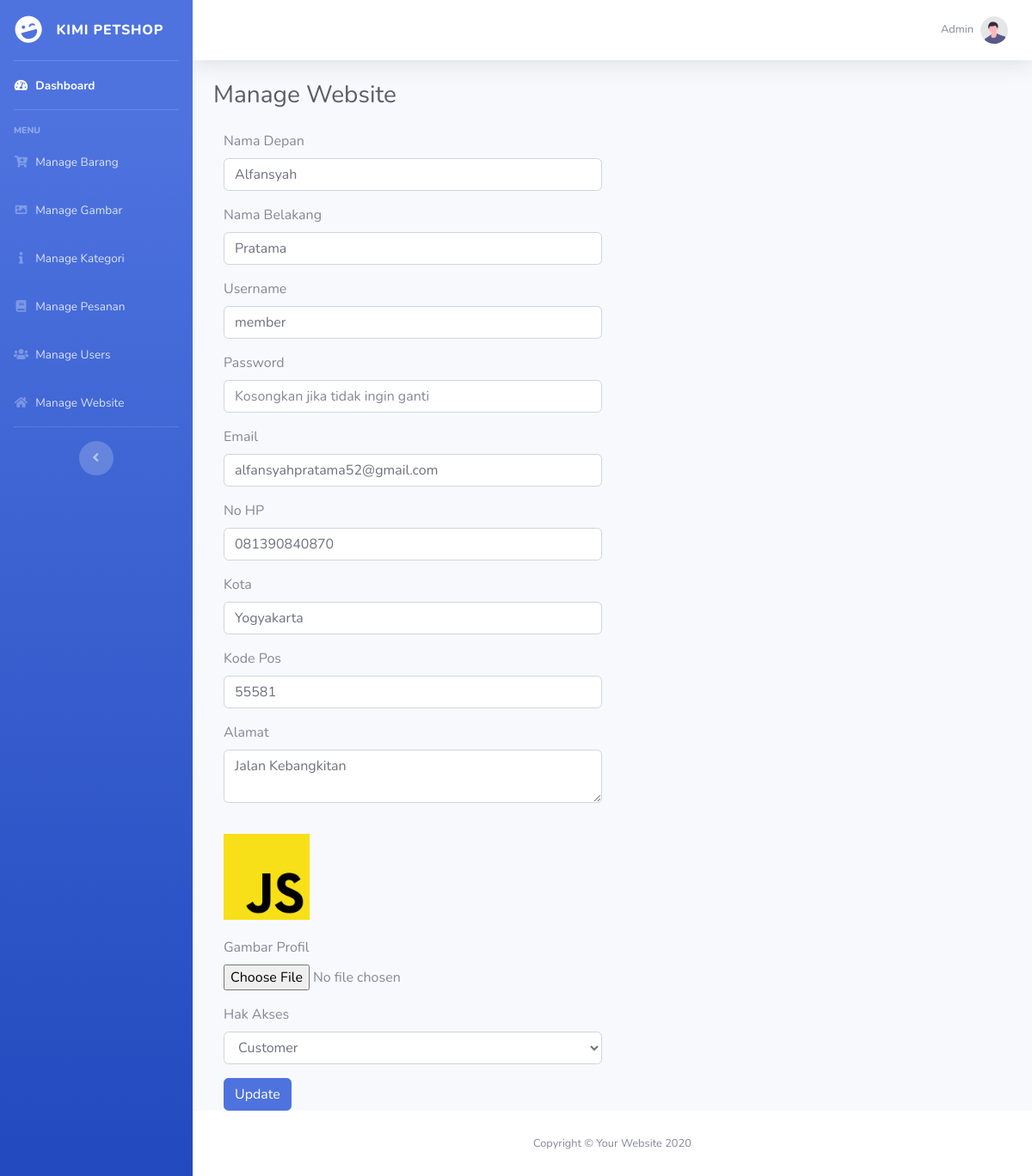
/action/edit_user.php?id=1 (signed in), run on the app's committed database.
### tables this page shows
CREATE TABLE `tbl_users` (
  `id_users` int(5) NOT NULL,
  `nama` varchar(100) NOT NULL,
  `nama_belakang` varchar(50) NOT NULL,
  `username` varchar(100) NOT NULL,
  `password` varchar(100) NOT NULL,
  `email` varchar(50) NOT NULL,
  `no_hp` varchar(20) NOT NULL,
  `kota` varchar(50) NOT NULL,
  `kode_post` varchar(10) NOT NULL,
  `alamat` text NOT NULL,
  `gambar` varchar(100) NOT NULL,
  `hak_akses` enum('0','1') NOT NULL
);

### action/connect.php (called while the page is built, shortened)
<?php
$baseURL = "http://localhost/olshop_petshop/";
?>

### action/edit_user.php (the view, shortened to what this page needs)
<?php
include '../action/connect.php';
function base_url($link){
    $link = empty($link) ? "" : $link;
    return "http://localhost/olshop_petshop/".$link;
}
$id_users =  $_GET['id'];
?>
<!DOCTYPE html>
<html>
<head>
    <link href="<?= base_url('assets_admin/') ?>vendor/fontawesome-free/css/all.min.css" rel="stylesheet" type="text/css">
    <link href="<?= base_url('assets_admin/') ?>css/sb-admin-2.min.css" rel="stylesheet">
    <link rel="stylesheet" type="text/css" href="<?= base_url('assets_admin/vendor/datatables/dataTables.bootstrap4.min.css') ?>">
</head>
<body id="page-top">
    <div id="wrapper">
        <?php
        include('../view/admin/layout/sidebar.php');
         ?>
        <div id="content-wrapper" class="d-flex flex-column">
            <div id="content">
                <?php
                include('../view/admin/layout/topbar.php');
                 ?>
                <div class="container-fluid">
                    <div class="d-sm-flex align-items-center justify-content-between mb-4">
                        <h1 class="h3 mb-0 text-gray-800">Manage Website</h1>
                    </div>
                    <?php
                    $query = "select * from tbl_users where id_users = $id_users   ";
                    $result = mysqli_query($conn,$query);
                    while($row = mysqli_fetch_assoc($result)){
                    ?>
                    <div class="col-md-6">
                        <form enctype="multipart/form-data" method="post" action="<?= $baseURL ?>action/update_user.php">
                            <div class="form-group">
                                <label>Nama Depan</label>
                                <input class="form-control" name="depan" value="<?= $row['nama'] ?>" />
                            </div>
                            <div class="form-group">
                                <label>Nama Belakang</label>
                                <input class="form-control" name="belakang" value="<?= $row['nama_belakang'] ?>" />
                            </div>
                            <div class="form-group">
                                <label>Username</label>
                                <input class="form-control" name="username" value="<?= $row['username'] ?>" />
                            </div>
                            <div class="form-group">
                                <label>Password</label>
                                <input type="text" class="form-control" name="password" value="" placeholder="Kosongkan jika tidak ingin ganti" />
                            </div>
                            <div class="form-group">
                                <label>Email</label>
                                <input type="email" class="form-control" name="email" value="<?= $row['email'] ?>" />
                            </div>
                            <div class="form-group">
                                <label>No HP</label>
                                <input type="number" class="form-control" name="no_hp" value="<?= $row['no_hp'] ?>" />
                            </div>
                            <div class="form-group">
                                <label>Kota</label>
                                <input class="form-control" name="kota" value="<?= $row['kota'] ?>" />
                            </div>
                            <div class="form-group">
                                <label>Kode Pos</label>
                                <input class="form-control" name="pos" value="<?= $row['kode_post'] ?>" />
                            </div>
                            <div class="form-group">
                                <label>Alamat</label>
                                <textarea class="form-control" name="alamat"><?= $row['alamat'] ?></textarea>
                            </div>
                            <img style="margin: 20px auto;" src="<?= $baseURL.'uploads/'.$row['gambar'] ?>" width="100" height="100">
                            <div class="form-group">
                              <label>Gambar Profil</label>
                              <input type="file" name="gambar" class="form-control-file">
                            </div>
                            <div class="form-group">
                                <label>Hak Akses</label>
                                <select name="hak_akses" class="form-control">
                                    <option value="0" <?= $row['hak_akses'] == '0' ? 'selected' : ''  ?>>Customer</option>
                                </select>
                            </div>
                            <button class="btn btn-primary">Update</button>
                        </form>
                    </div>
                <?php } ?>
                </div>
            </div>
            <?php
            include('../view/admin/layout/footer.php');
             ?>
        </div>
    </div>
</body>
</html>

### data on the page
tbl_users: depan "Alfansyah", belakang "Pratama", username "member", email "alfansyahpratama52@gmail.com", no_hp "081390840870", kota "Yogyakarta", pos "55581", alamat "Jalan Kebangkitan", gambar (picture), hak_akses "Customer"
